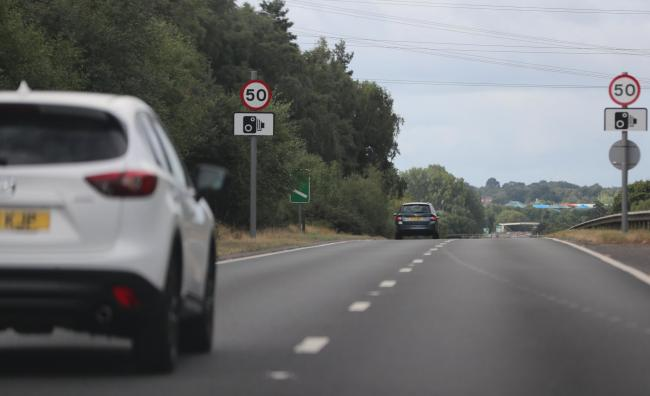
#> input picture sign9.jpg, 650 x 396 px
$ jupyter execute --allow-errors Color_detection.ipynb   (shell and % lines are left out)   (older library calls are emulated)
#> lines starting #> are read from the running program, lines starting #| are printed output that depends on the picture; after the words box and inside, x2 and y2 are one past the last pixel; in counts of white or black regions, pixels touching at a corner belong together
[cell 1]
import numpy as np
import cv2
import matplotlib.pyplot as plt

[cell 2]
img = cv2.imread('sign9.jpg')
#> img is the input picture: shape (396, 650, 3); mean B, G, R 111.2, 110.7, 109.3
img = cv2.cvtColor(img, cv2.COLOR_BGR2RGB)
img = cv2.GaussianBlur(img, (3,3), 0)
plt.imshow(img)

[cell 3]
lab = cv2.cvtColor(img, cv2.COLOR_RGB2LAB)
#> lab: shape (396, 650, 3); mean of channels 0, 1, 2 115.9, 127.6, 127.9

lab_planes = cv2.split(lab)

clahe = cv2.createCLAHE(clipLimit=2.0,tileGridSize=(10,10))

#> (the rest of this cell did not finish here and is left out)

[cell 4]
img1 = cv2.cvtColor(img, cv2.COLOR_RGB2HSV)
#> img1: shape (396, 650, 3); mean H, S, V 93.8, 22.3, 115.1
plt.imshow(img1)

[cell 5]
img[380,520]
#> Out = [83, 81, 82]

[cell 6]
img1[134,116]
#> Out = [115, 20, 76]

[cell 7]
img1.shape
#> Out = (396, 650, 3)

[cell 8]
# [5 lines of commented-out code are left out]
def isRed(pix):

    h,s,v = pix

    if((s>145 ) and ((h>=0 and h<10) or (h>150 and h<190))):

        return True

    return False


def isYellow(pix):

    h,s,v = pix

    if((s>145 ) and  (h>17 and h<31)):

        return True

    return False


def isBlue(pix):

    h,s,v = pix

    if((s>160 ) and  (h>102 and h<115)):

        return True

    return False

[cell 9]
thresh = np.zeros(img1.shape[:2])

for i in range(img1.shape[0]):
    for j in range(img1.shape[1]):
        thresh[i,j] = thresh[i,j] or isRed(img1[i,j])
        thresh[i,j] = thresh[i,j] or isBlue(img1[i,j])
        thresh[i,j] = thresh[i,j] or isYellow(img1[i,j])
#> this loop made 396 passes
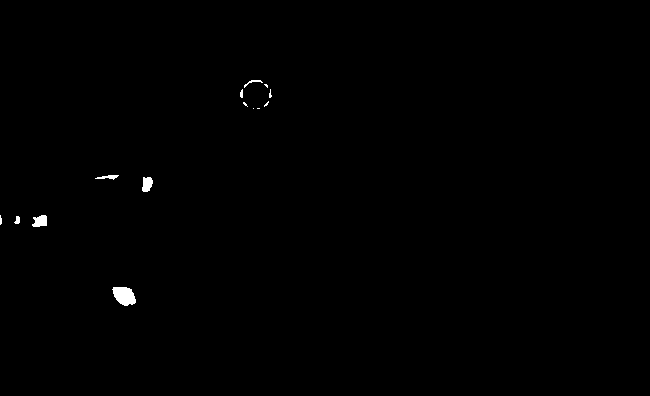
#> thresh: shape (396, 650) float64; values 0 (black) and 1 (white), 0.32% white; 14 white regions (7 under 20 px), largest, box (x1, y1, x2, y2) and area: (112, 287, 136, 306) 332, (32, 215, 47, 227) 139, (142, 177, 153, 192) 129

plt.imshow(thresh, cmap = 'gray')

[cell 10]
plt.imshow(np.uint8(thresh))
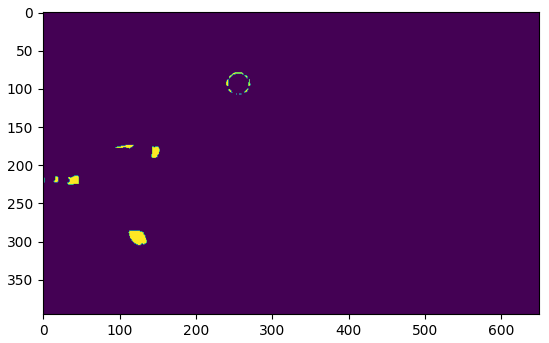
#> figure drawn by matplotlib, 1 panel

#> (a cell that did not finish here is left out)

[cell 12]
im2, contours, hierarchy = cv2.findContours(np.uint8(thresh),cv2.RETR_TREE,cv2.CHAIN_APPROX_SIMPLE)
len(contours)
#> Out = 14

#> (a cell that did not finish here is left out)

[cell 14]
conts = []
for i in range(len(contours)):
    x,y,w,h = cv2.boundingRect(contours[i])
    cv2.rectangle(img,(x,y),(x+w,y+h),(255,255,255),1)
    cA = w*h
    conts.append([x,y,w,h,cA,i])
#> this loop made 14 passes
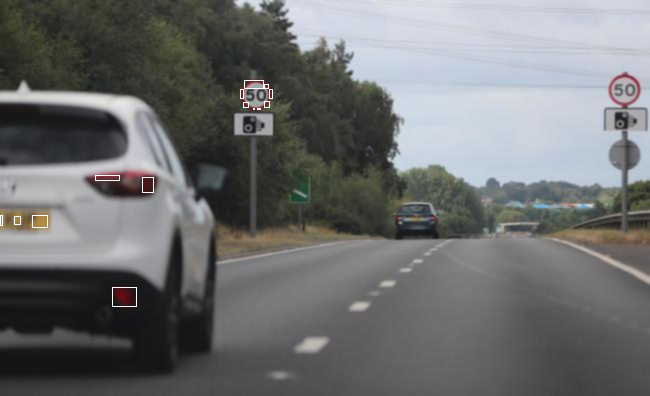
#> img: shape (396, 650, 3); mean R, G, B 109.6, 111, 111.6


conts = sorted(conts, reverse = True, key = lambda value : (value[4]))


conts = np.array(conts)
plt.imshow(img)

[cell 15]
plt.imshow(thresh[  conts[i,1] : conts[i,1] + conts[i,3] , conts[i,0] : conts[i,0] + conts[i,2]  ])
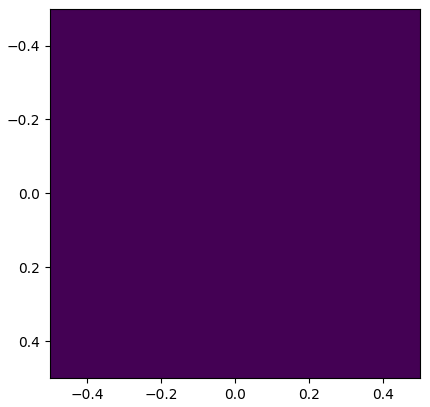
#> figure drawn by matplotlib, 1 panel

[cell 16]
contours[conts[0,5]]
#> Out = contour of 33 points, box (x1, y1, x2, y2) (112, 287, 136, 306), area 300

[cell 17]
shape = "unidentified"
peri = cv2.arcLength(contours[conts[1,5]], True)
approx = cv2.approxPolyDP(contours[conts[1,5]], 0.04 * peri, True)

[cell 18]
for i in range (len(approx)) :
    img[approx[i][0][1], approx[i][0][0]] = (0,255,0)
#> this loop made 5 passes
#> img: shape (396, 650, 3); under 0.01% of pixels changed, all inside (x1, y1, x2, y2) = (32, 216, 47, 226)

plt.imshow(img)

[cell 19]
approx1 = approx.tolist()

[cell 20]
approx1 = [approx1[i][0] for i in range(len(approx1))]

[cell 21]
approx1
#> Out = [[46, 216], [33, 217], [35, 222], [32, 225], [46, 225]]

[cell 22]
pts = np.array(approx1, np.int32)
pts = pts.reshape((-1,1,2))
cv2.polylines(img,[pts],True,(0,255,255))
#> img: shape (396, 650, 3); mean R, G, B 109.6, 111.1, 111.6
plt.imshow(img)

[cell 23]
k=cv2.isContourConvex(approx)
k
#> Out = False

[cell 24]
kernel = np.ones((2,2),np.uint8)
opening = cv2.morphologyEx(thresh, cv2.MORPH_OPEN, kernel)
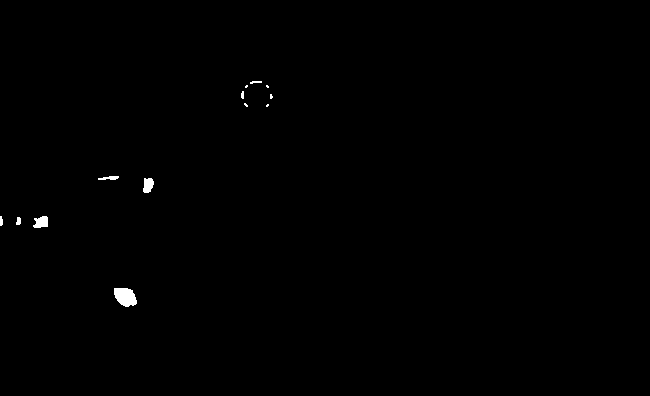
#> opening: shape (396, 650) float64; values 0 (black) and 1 (white), 0.31% white; 13 white regions (5 under 20 px), largest, box (x1, y1, x2, y2) and area: (114, 288, 137, 307) 331, (33, 216, 48, 228) 139, (143, 178, 154, 193) 129
plt.imshow(opening, cmap = 'gray')
plt.imshow(img)

[cell 25]
edges = cv2.Canny(np.uint8(thresh[75:150 , :100]),0,1)
#> edges: shape (75, 100); every value is 0
plt.imshow(edges , cmap = 'gray')

#> (a cell that did not finish here is left out)

#> (a cell that did not finish here is left out)

#> (a cell that did not finish here is left out)

[cell 29]
shades = cv2.imread('shades.jpg')
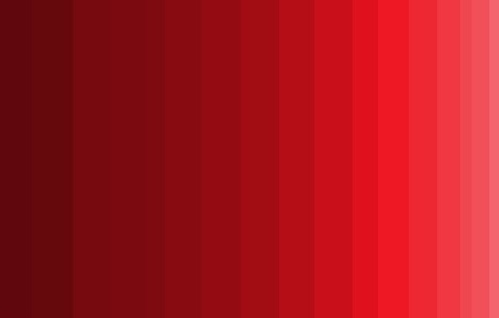
#> input picture shades.jpg, 499 x 318 px
#> shades is the input picture: shape (318, 499, 3); mean B, G, R 29, 21.3, 168.7
shades = cv2.cvtColor(shades , cv2.COLOR_BGR2HSV)
#> shades: shape (318, 499, 3); mean H, S, V 177.7, 226.3, 168.7
plt.imshow(shades)

[cell 30]
np.unique(shades[:,:,0].flatten())
#> Out = [0, 178, 179]

[cell 31]
shades.shape
#> Out = (318, 499, 3)

[cell 32]
np.unique(shades[:,:,0].flatten())
#> Out = [0, 178, 179]

[cell 33]
np.unique(shades[:,:,1].flatten())
#> Out = 45 values from 149 to 242

[cell 34]
np.unique(shades[:,:,2].flatten())
#> Out = 77 values from 94 to 249

[cell 35]
yshade = cv2.imread('yellow_shade.jpg')
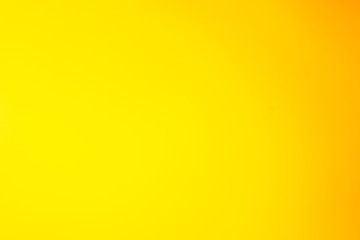
#> input picture yellow_shade.jpg, 360 x 240 px
#> yshade is the input picture: shape (240, 360, 3); mean B, G, R 0.5, 223.4, 254.7
yshade = cv2.cvtColor(yshade , cv2.COLOR_BGR2HSV)
#> yshade: shape (240, 360, 3); mean H, S, V 26.3, 254.5, 254.7
plt.imshow(yshade)

[cell 36]
np.unique(yshade[:,:,0].flatten())
#> Out = [19, 20, 21, 22, 23, 24, 25, 26, 27, 28, 29]

[cell 37]
np.unique(yshade[:,:,1].flatten())
#> Out = 17 values from 238 to 255

[cell 38]
def isYellow(pix):

    h,s,v = pix

    if((s>145 ) and  (h>17 and h<31)):

        return True

    return False

[cell 39]
bshade = cv2.imread('blue_shade.png')
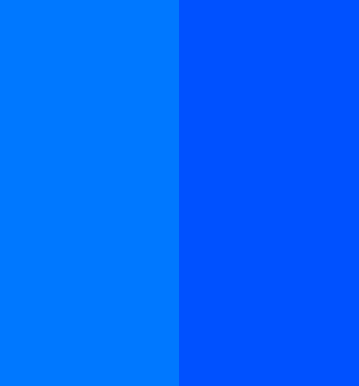
#> input picture blue_shade.png, 359 x 386 px
#> bshade is the input picture: shape (386, 359, 3); mean B, G, R 255, 100.4, 0
bshade = cv2.cvtColor(bshade , cv2.COLOR_BGR2HSV)
#> bshade: shape (386, 359, 3); mean H, S, V 108, 255, 255
plt.imshow(bshade)

[cell 40]
np.unique(bshade[:,:,0].flatten())
#> Out = [106, 110]

[cell 41]
np.unique(bshade[:,:,1].flatten())
#> Out = [255]
